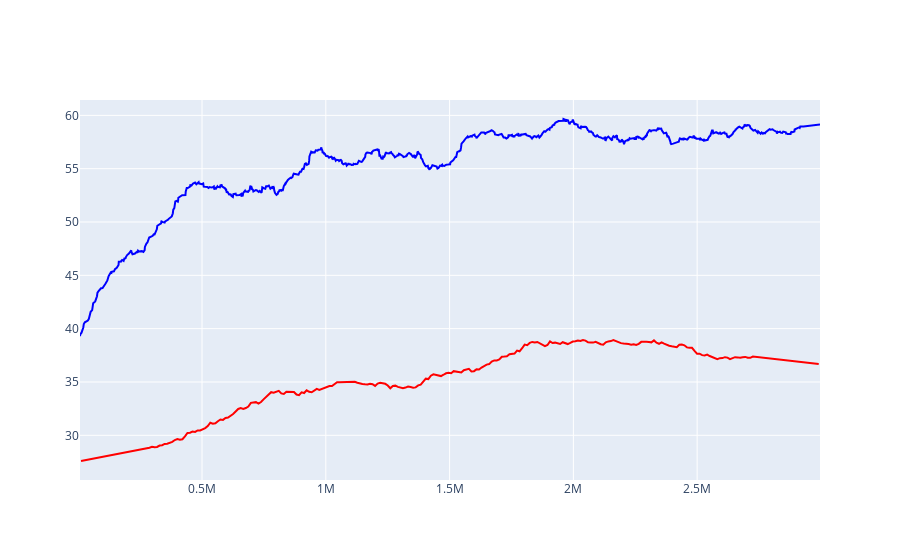

The code cell stored with this chart in its notebook:
### Code cell
fig = go.Figure()
fig.add_trace(go.Scatter(
    x = r_eval_3tl['Step'],
    y = signal.savgol_filter(r_eval_3tl['Value'], 53, 1),
    mode = 'lines',
    line = go.scatter.Line(color="red"),
    showlegend=False
))

fig.add_trace(go.Scatter(
    x = r_train_3tl['Step'],
    y = signal.savgol_filter(r_train_3tl['Value'], 53, 1), 
    mode = 'lines',
    line = go.scatter.Line(color="blue"),
    showlegend=False
))

fig.show()

### Figure 1 — Plotly figure (JSON) as saved in the notebook; plotly's stock layout.template omitted (floating-point values rounded to 4 significant figures; data arrays with more than 128 entries replaced by an {"elided": "..."} marker saying what was removed)
{"data": [{"line": {"color": "red"}, "mode": "lines", "showlegend": false, "type": "scatter", "x": {"elided": "292 int values"}, "y": {"elided": "292 float values"}}, {"line": {"color": "blue"}, "mode": "lines", "showlegend": false, "type": "scatter", "x": {"elided": "1000 int values"}, "y": {"elided": "1000 float values"}}], "layout": {}}
